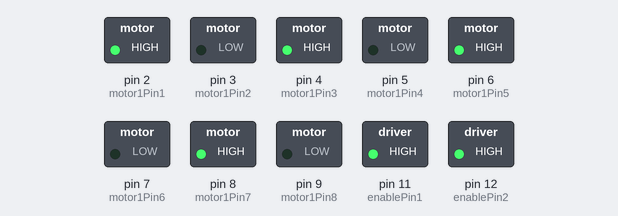
Bench run of a sketch on a simulated Arduino Uno, built with avr-gcc and run on an emulated ATmega328P. On the bench: switched loads named in the sketch (green lamp = pin HIGH).

Above: at 0.1 s.
Timing chart, 0 to 1.6 s (numbered marks = the images above):
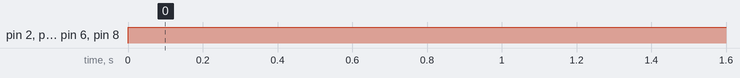

The sketch:

robot4moteurs.ino
```cpp
// Nouveau pour les 4 moteurs
int motor1Pin1 = 2;    // pin 2 on L293D
int motor1Pin2 = 3;    // pin 7 on L293D
int motor1Pin3 = 4;    // pin 2 on L293D
int motor1Pin4 = 5;    // pin 7 on L293D
int motor1Pin5 = 6;    // pin 2 on L293D
int motor1Pin6 = 7;    // pin 7 on L293D
int motor1Pin7 = 8;    // pin 2 on L293D
int motor1Pin8 = 9;    // pin 7 on L293D

int enablePin1 = 11;    // pin 1 on L293D
int enablePin2 = 12;    // pin 1 on L293D

void setup() {

  // set all the other pins you're using as outputs:
  pinMode(motor1Pin1, OUTPUT);
  pinMode(motor1Pin2, OUTPUT);
  pinMode(motor1Pin3, OUTPUT);
  pinMode(motor1Pin4, OUTPUT);
  pinMode(motor1Pin5, OUTPUT);
  pinMode(motor1Pin6, OUTPUT);
  pinMode(motor1Pin7, OUTPUT);
  pinMode(motor1Pin8, OUTPUT);

  pinMode(enablePin1, OUTPUT);
  pinMode(enablePin2, OUTPUT);
  // set enablePin high so that motor can turn on:
  digitalWrite(enablePin1, HIGH);
  digitalWrite(enablePin2, HIGH);
}
void loop() {
  /* Pour faire tourner le moteur dans un sens :
   *
    digitalWrite(motor1Pin1, LOW);   // set pin 2 on L293D low
    digitalWrite(motor1Pin2, HIGH);  // set pin 7 on L293D high

    delay(5000);
  */
    digitalWrite(motor1Pin1, HIGH);
    digitalWrite(motor1Pin2, LOW);

    digitalWrite(motor1Pin3, HIGH);
    digitalWrite(motor1Pin4, LOW);

    digitalWrite(motor1Pin5, HIGH);
    digitalWrite(motor1Pin6, LOW);

    digitalWrite(motor1Pin7, HIGH);
    digitalWrite(motor1Pin8, LOW);


    delay(5000);
}
```

Measured:
- by itself, pin 2 (motor1Pin1), pin 4 (motor1Pin3), pin 6 (motor1Pin5), pin 8 (motor1Pin7): LOW → HIGH at 0.00 s
